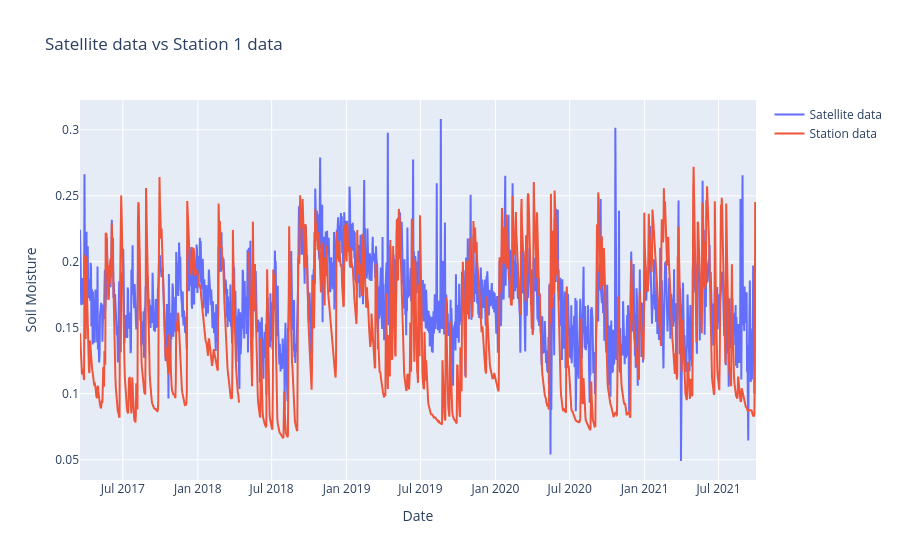
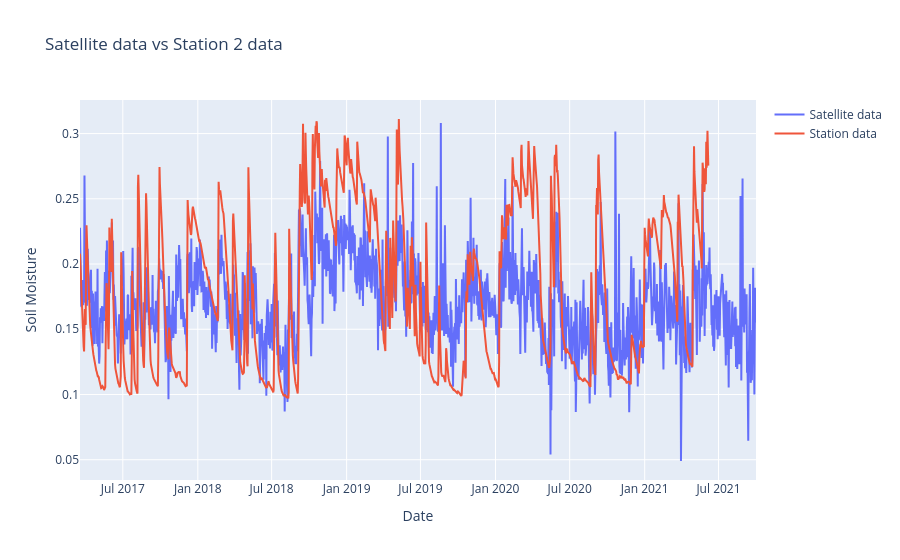
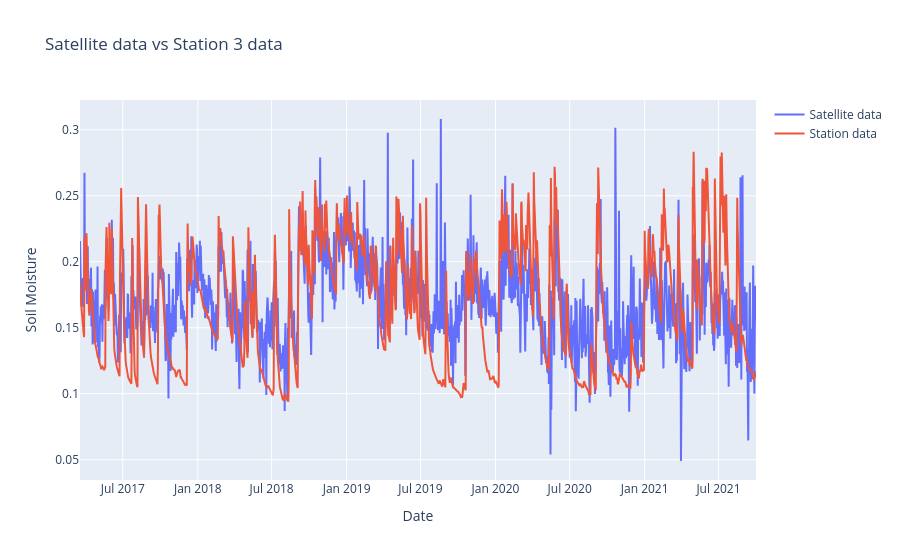
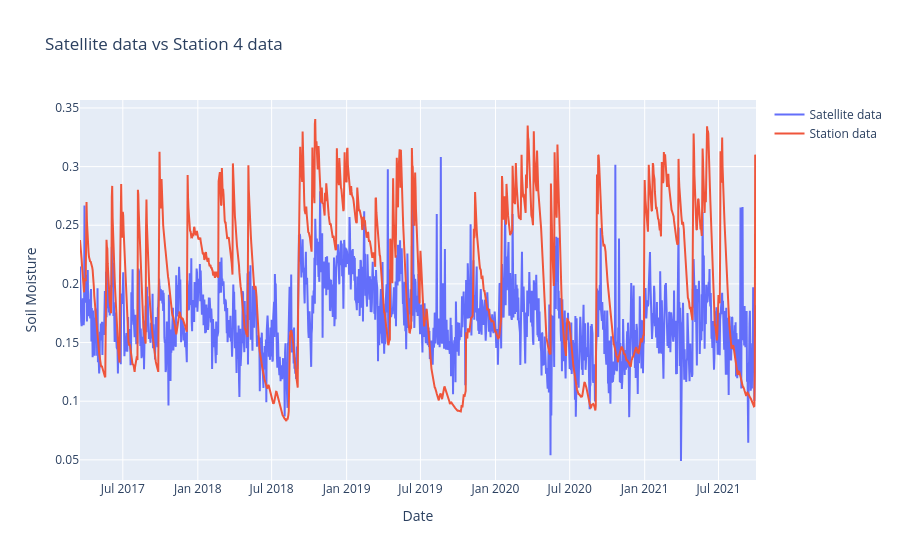

These figures' notebook cell, in order:
### Code cell
for i in range(1, 7):
    plotly_graph(i)

### Figure 1 — Plotly figure (JSON) as saved in the notebook; plotly's stock layout.template omitted (floating-point values rounded to 4 significant figures; data arrays with more than 128 entries replaced by an {"elided": "..."} marker saying what was removed)
{"data": [{"mode": "lines", "name": "Satellite data", "type": "scatter", "x": {"elided": "1659 str values"}, "y": {"elided": "1659 float values"}}, {"mode": "lines", "name": "Station data", "type": "scatter", "x": {"elided": "1659 str values"}, "y": {"elided": "1659 float values"}}], "layout": {"title": {"text": "Satellite data vs Station 1 data"}, "xaxis": {"title": {"text": "Date"}}, "yaxis": {"title": {"text": "Soil Moisture"}}}}

### Figure 2 — Plotly figure (JSON) as saved in the notebook; plotly's stock layout.template omitted (floating-point values rounded to 4 significant figures; data arrays with more than 128 entries replaced by an {"elided": "..."} marker saying what was removed)
{"data": [{"mode": "lines", "name": "Satellite data", "type": "scatter", "x": {"elided": "1659 str values"}, "y": {"elided": "1659 float values"}}, {"mode": "lines", "name": "Station data", "type": "scatter", "x": {"elided": "1659 str values"}, "y": {"elided": "1659 float values"}}], "layout": {"title": {"text": "Satellite data vs Station 2 data"}, "xaxis": {"title": {"text": "Date"}}, "yaxis": {"title": {"text": "Soil Moisture"}}}}

### Figure 3 — Plotly figure (JSON) as saved in the notebook; plotly's stock layout.template omitted (floating-point values rounded to 4 significant figures; data arrays with more than 128 entries replaced by an {"elided": "..."} marker saying what was removed)
{"data": [{"mode": "lines", "name": "Satellite data", "type": "scatter", "x": {"elided": "1659 str values"}, "y": {"elided": "1659 float values"}}, {"mode": "lines", "name": "Station data", "type": "scatter", "x": {"elided": "1659 str values"}, "y": {"elided": "1659 float values"}}], "layout": {"title": {"text": "Satellite data vs Station 3 data"}, "xaxis": {"title": {"text": "Date"}}, "yaxis": {"title": {"text": "Soil Moisture"}}}}

### Figure 4 — Plotly figure (JSON) as saved in the notebook; plotly's stock layout.template omitted (floating-point values rounded to 4 significant figures; data arrays with more than 128 entries replaced by an {"elided": "..."} marker saying what was removed)
{"data": [{"mode": "lines", "name": "Satellite data", "type": "scatter", "x": {"elided": "1659 str values"}, "y": {"elided": "1659 float values"}}, {"mode": "lines", "name": "Station data", "type": "scatter", "x": {"elided": "1659 str values"}, "y": {"elided": "1659 float values"}}], "layout": {"title": {"text": "Satellite data vs Station 4 data"}, "xaxis": {"title": {"text": "Date"}}, "yaxis": {"title": {"text": "Soil Moisture"}}}}
